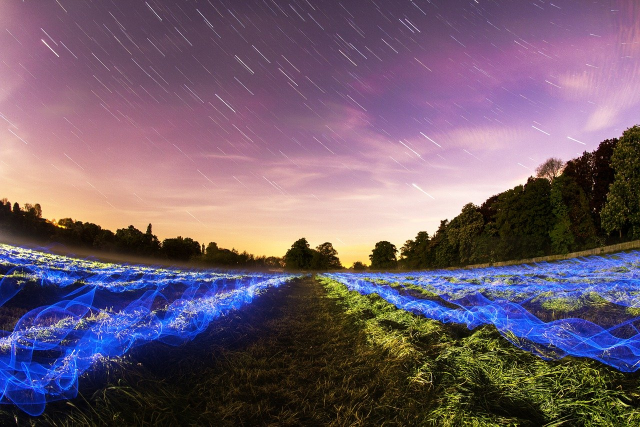
#> input picture s2.bmp, 1280 x 853 px, given in place of base.png, which was not available (shown at 1/2 size)
$ python problematic_embed_image.py
#> lines starting #> are read from the running program, lines starting #| are printed output that depends on the picture; pictures that were not available may be replaced by others from this repository, and a replacement may not be noted
import numpy as np
import cv2 as cv
import os


def mask_n_bit_of_image(img_array, mask):
    """
    Applies a mask bitwise on an image to make the n lowest bit zero
    :param img_array: input image
    :param mask: mask to make the n lowest significant bits zero. Maske sample: int('11111110', 2)
    :return: masked image
    """
    for i in range(img_array.shape[0]):
        for j in range(img_array.shape[1]):
            new_value = img_array[i, j] & mask
            img_array[i, j] = new_value

    return img_array


def draw_img_side_by_side(img1, img2, caption):
    h_im = cv.hconcat([img1, img2])
    cv.imshow(caption, h_im)


def image_binary_content(input_array):
    """
   Calculates the binary content of an input numpy array of type int.
   :param input_array: input numpy array which is a gray_scale image
   :return: binary content of the image in str format
   """

    img_cp = []
    for x in range(0, input_array.shape[0]):
        for y in range(0, input_array.shape[1]):
            img_cp.append(bin(int(input_array[x, y]))[2:])

    # reshaping the list to match the image size and order
    new_img_arr = np.reshape(img_cp, (input_array.shape[0], input_array.shape[1]))
    return new_img_arr


def padding_zeros_to_make_8bits_images(input_image):
    """
    Checks the output of image_binary_content(img) to add zeros to the left hand side of every byte.
    It makes sure every pixel is represented by 8 bytes
    :param input_image: input image or numpy 2D array
    :return: numpy 2D array of 8-bits pixels in binary format
    """
    for i in range(input_image.shape[0]):
        for j in range(input_image.shape[1]):
            if len(input_image[i, j]) < 8:
                # print(input_image[i, j])
                zeros_to_pad = 8 - len(input_image[i, j])
                # print('Zeros to pad is {}'.format(zeros_to_pad))
                elm = input_image[i, j]
                for b in range(zeros_to_pad):
                    elm = '0' + elm
                # print('New value is {} '.format(elm))
                input_image[i, j] = elm
                # print('double check {} '.format(input_image[i, j]))

    return input_image


def write_img(path, name, img):
    """

    :param path:
    :param name:
    :param img:
    :return:
    """
    name = os.path.join(path, name)
    cv.imwrite(name, img)


img_path = r'C:\Users\E17538\OneDrive - Uniper SE\Desktop\DailyActivities\FAD\Sol_ses3\base.png'
# img_path = r'C:\Users\E17538\OneDrive - Uniper SE\Desktop\DailyActivities\FAD\ACV_Ses4\pratices\azara.jpg'
# img_path = 's2.bmp'

img = cv.imread(img_path, 0)
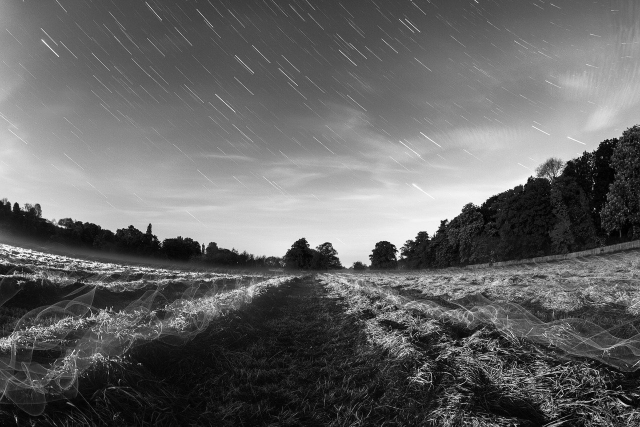
#> img: shape (853, 1280) (shown at 1/2 size); min 0, max 255, mean 100.5
cv.imshow('original image', img)
img_cp = img.copy()
path_dest = r'C:\Users\E17538\OneDrive - Uniper SE\Desktop\DailyActivities\FAD\ACV_Ses4\HW\color'
print('Original image shape {}'.format(img.shape))
#| Original image shape (853, 1280)

'''
mask = int('11111110', 2)
print('mask = {}'.format(mask))
img_n1 = mask_n_bit_of_image(img, mask)
draw_img_side_by_side(img_cp, img_n1, 'Modified image n=1')
write_img(path_dest, 'cn1.jpg', img_n1)


mask = int('11111100', 2)
print('mask = {}'.format(mask))
img_n2 = mask_n_bit_of_image(img, mask)
draw_img_side_by_side(img_cp, img_n2, 'Modified image n=2')
write_img(path_dest, 'cn2.jpg', img_n2)


mask = int('11111000', 2)
print('mask = {}'.format(mask))
img_n3 = mask_n_bit_of_image(img, mask)
draw_img_side_by_side(img_cp, img_n3, 'Modified image n=3')
write_img(path_dest, 'cn3.jpg', img_n3)


mask = int('11110000', 2)
print('mask = {}'.format(mask))
img_n4 = mask_n_bit_of_image(img, mask)
draw_img_side_by_side(img_cp, img_n4, 'Modified image n=4')
write_img(path_dest, 'cn4.jpg', img_n4)


mask = int('11100000', 2)
print('mask = {}'.format(mask))
img_n5 = mask_n_bit_of_image(img, mask)
draw_img_side_by_side(img_cp, img_n5, 'Modified image n=5')
write_img(path_dest, 'cn5.jpg', img_n5)


mask = int('11000000', 2)
print('mask = {}'.format(mask))
img_n6 = mask_n_bit_of_image(img, mask)
draw_img_side_by_side(img_cp, img_n6, 'Modified image n=6')
write_img(path_dest, 'cn6.jpg', img_n6)


mask = int('10000000', 2)
print('mask = {}'.format(mask))
img_n7 = mask_n_bit_of_image(img, mask)
draw_img_side_by_side(img_cp, img_n7, 'Modified image n=7')
write_img(path_dest, 'cn7.jpg', img_n7)


mask = int('00000000', 2)
print('mask = {}'.format(mask))
img_n8 = mask_n_bit_of_image(img, mask)
draw_img_side_by_side(img_cp, img_n8, 'Modified image n=8')
write_img(path_dest, 'cn8.jpg', img_n8)

'''

mask = int('11111100', 2)
print('mask = {}'.format(mask))
img_n2 = mask_n_bit_of_image(img, mask)
# draw_img_side_by_side(img_cp, img_n2, 'Modified image n=2')

img_to_hide_path = r'C:\Users\E17538\OneDrive - Uniper SE\Desktop\DailyActivities\FAD\ACV_Ses4\class\2.jpeg'
# img_to_hide_path = 's1.bmp'
img_to_hide = cv.imread(img_to_hide_path, 0)
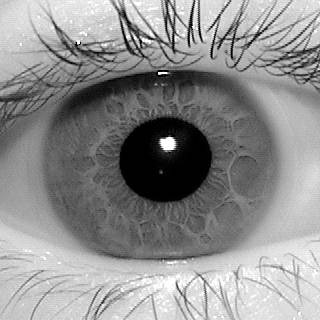
#> input picture 2.jpeg, 320 x 320 px, found by its file name
#> img_to_hide is the input picture: shape (320, 320); min 0, max 255, mean 142.5
img_to_hide = cv.resize(img_to_hide, (220, 220), interpolation=cv.INTER_NEAREST)
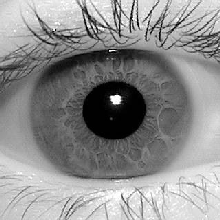
#> img_to_hide: shape (220, 220); min 0, max 255, mean 142.3


# for images which are bigger than 1/4 of the base image, resize them:
# img_to_hide = cv.resize(img_to_hide, (500, 420), interpolation=cv.INTER_NEAREST) # (220, 220)


cv.imshow('hidden image', img_to_hide)

h_flat = img_to_hide.flatten()
print('LENGTH OF FLAT HIDDEN IMAGE IS {}'.format(len(h_flat)))
#| LENGTH OF FLAT HIDDEN IMAGE IS 48400
# for i in range(len(h_flat)):
#     print(bin(h_flat[i]))

img_hidden_bin = image_binary_content(img_to_hide)
#> after the loop in image_binary_content, `for x in range(0, input_array.shape[0]):`: img_cp = 48400 items
print('binary of hidden image type: {}'.format(type(img_hidden_bin)))
#| binary of hidden image type: <class 'numpy.ndarray'>
# reformat evey byte of the hidden image to have 8 bits pixels
img_hidden_bin = padding_zeros_to_make_8bits_images(img_hidden_bin)
print(img_hidden_bin.shape)
#| (220, 220)

all_pixels_hidden_img = img_hidden_bin.flatten()

print('Length of flattened hidden image to embed is {}'.format(len(all_pixels_hidden_img)))
#| Length of flattened hidden image to embed is 48400
# for i in range(0, 48400):
#     print(all_pixels_hidden_img[i])

num_pixels_to_modify = len(all_pixels_hidden_img) * 4
#> num_pixels_to_modify = 193600
print('Number of pixels to modify in base image is {}'.format(num_pixels_to_modify))
#| Number of pixels to modify in base image is 193600

# parts = [your_string[i:i+n] for i in range(0, len(your_string), n)]
two_bit_message_list = []
for row in all_pixels_hidden_img:
    for i in range(0, 8, 2):
        two_bit_message_list.append(row[i: i+2])
#> this loop made 48400 passes
#> row on passes 1 to 3: '11001000', '11001010', '11001001'
#> after the loop, two_bit_message_list = 193600 items
print('TWO BITS MESSAGE LIST LENGTH {}'.format(len(two_bit_message_list)))
#| TWO BITS MESSAGE LIST LENGTH 193600
# [15 lines of commented-out code are left out]
new_hidden_image = []
for row in two_bit_message_list:
    row = '000000' + row
    new_hidden_image.append(row)
#> this loop made 193600 passes
#> row on passes 1 to 3: '00000011', '00000000', '00000010'
#> after the loop, new_hidden_image = 193600 items

base_img_flat = img_cp.flatten()
num_bytes_to_fetch = len(two_bit_message_list)
#> num_bytes_to_fetch = 193600
img_base_flat = img_n2.flatten()
print('LENGTH OF TWO BIT MSG LIST {}'.format(num_bytes_to_fetch))
#| LENGTH OF TWO BIT MSG LIST 193600

print('Bit length of the bytes to fetch is {} '.format(bin(num_bytes_to_fetch)))
#| Bit length of the bytes to fetch is 0b101111010001000000
# Reserve the first 3 bytes *(3 * 8 = 24) bytes of the base image) for image size: this is the number of bytes to be
# scanned from new constructed image
print(bin(num_bytes_to_fetch)[2:])
#| 101111010001000000
print(len( bin(num_bytes_to_fetch)[2:] ))
#| 18
# [18 lines of commented-out code are left out]


print('Start of loop to embed the hidden image in base image')
for i in range(num_bytes_to_fetch):
    # First 12 bytes are reserved for the hidden image size to be embedded
    new_value = img_base_flat[i] | int( new_hidden_image[i], 2)
    img_base_flat[i] = new_value
#> this loop made 193600 passes
#> new_value on passes 1 to 3: 147, 144, 150

image_with_hidden_img = img_base_flat.reshape(img_n2.shape)
cv.imshow('Image with hidden image embedded', image_with_hidden_img)

# [14 lines of commented-out code are left out]

constructed_image_with_message_embedded = image_binary_content(image_with_hidden_img)
constructed_image_with_message_embedded_zero_padded = padding_zeros_to_make_8bits_images(constructed_image_with_message_embedded)
flat_constructed_image_with_message_embedded = constructed_image_with_message_embedded_zero_padded.flatten()

embedded_img_list = []
for i in range(num_bytes_to_fetch):
#     print(flat_constructed_image_with_message_embedded[i][-2:])
    embedded_img_list.append(flat_constructed_image_with_message_embedded[i][-2:])
#> after the loop, embedded_img_list = 193600 items

# [print(rec) for rec in embedded_img_list]
print('EMBEDDED IMAGE LIST LENGTH {}'.format(len(embedded_img_list)))
#| EMBEDDED IMAGE LIST LENGTH 193600

const_byte_list = []
for i in range(0, len(embedded_img_list), 4):
    const_byte = embedded_img_list[i] + embedded_img_list[i+1] + embedded_img_list[i+2] + embedded_img_list[i+3]
    const_byte_list.append(const_byte)
#> this loop made 48400 passes
#> (i, const_byte) on passes 2 to 4: (4, '11001010'), (8, '11001001'), (12, '11000111')
#> after the loop, const_byte_list = 48400 items
    # print(const_byte)

# [print(rec) for rec in const_byte_list]
print('LENGTH OF CONSTRUCT BYTES IS {}'.format(len(const_byte_list)))
#| LENGTH OF CONSTRUCT BYTES IS 48400

const_byte_list_tmp = np.array(const_byte_list, np.float64)
const_byte_2D_array = const_byte_list_tmp.reshape(img_to_hide.shape)  #((220,220))
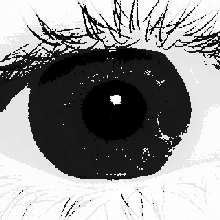
#> const_byte_2D_array: shape (220, 220) float64; min 0, max 11111111, mean 6302872.8; drawn with min black and max white
cv.imshow('Constructed image from base', const_byte_2D_array.astype('uint16'))
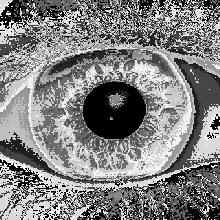
#> window 'Constructed image from base': shape (220, 220) uint16; min 0, max 65499, mean 33020.6; drawn with min black and max white
# [38 lines of commented-out code are left out]

cv.waitKey(0)
cv.destroyAllWindows()
